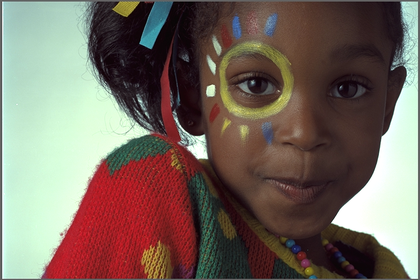
%> input picture excersiecs/Mohammad-t-t/13/girl.png, 420 x 280 px, shrunk from 768 x 512 before the run
$ octave e23.m   (GNU Octave 9; MATLAB toolbox functions it lacks are replaced by stand-ins)
%> lines starting %> are read from the running program, lines starting %| are printed output that depends on the picture
### excersiecs/elias-nazeriye/23/e231.m
function [] = e231(image,e)
%CUSTHIST Summary of this function goes here
%   Detailed explanation goes here
if e == "r"
    imagec = image(:,:,1);
elseif e == "g"
    imagec = image(:,:,2);
elseif e == "b"
   imagec = image(:,:,3);
else
    disp("not enough arguments!");
end
imagesize = size(imagec);
hist = zeros(1, 256);
for i = 1 : imagesize(1, 1)
    for j = 1 : imagesize(1, 2)
        hist(1, imagec(i, j) + 1) = hist(1, imagec(i, j) + 1) +  1;
    end
end
plot(hist, '-d');
end

### excersiecs/elias-nazeriye/23/e23.m
close all;
clear all;
clc;

pic = imread("girl.png");
%> pic is the input picture: size 280x420x3 uint8; mean R, G, B 119.5, 105.9, 96
picRed=pic(:,:,1);
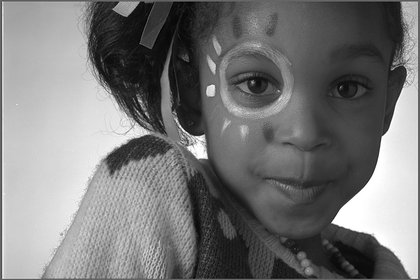
%> picRed: size 280x420 uint8; min 0, max 255, mean 119.5
picGreen=pic(:,:,2);
picBlue=pic(:,:,3);
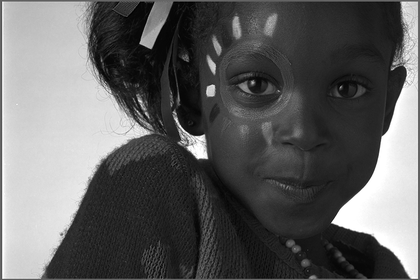
%> picBlue: size 280x420 uint8; min 0, max 255, mean 96
figure,imhist(picRed);
%> after `imhist(picRed)`:
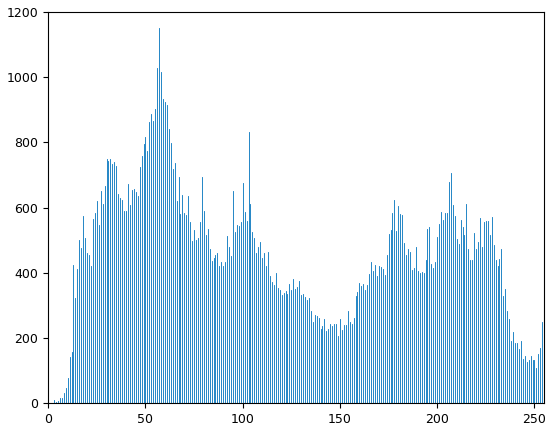
%> figure redrawn from the program's plot data; highest point at x = 57, y = 1150
figure,imhist(picGreen);
figure,imhist(picBlue);
%> after `imhist(picBlue)`:
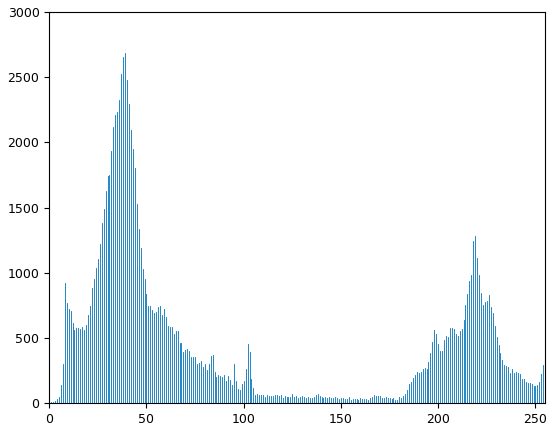
%> figure redrawn from the program's plot data; highest point at x = 39, y = 2688
figure,e231(pic,"r");
%> after the loop in e231, `for i = 1 : imagesize(1, 1)`: hist = 256 values, max 1244 at index 255, min 0 at index 2, mean 459.4
%> after `e231(pic,"r")`:
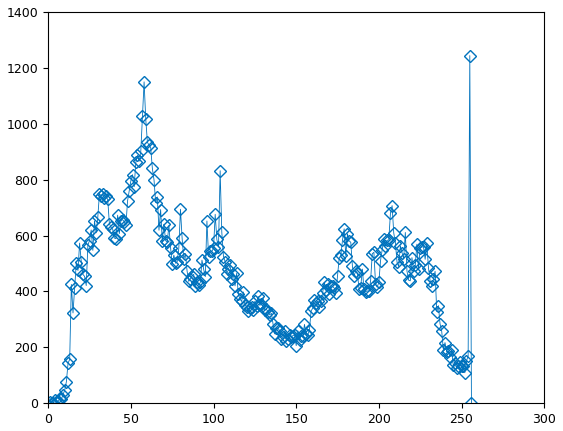
%> figure redrawn from the program's plot data; curve peaks at x = 255, y = 1244
figure,e231(pic,"g");
%> after `e231(pic,"g")`:
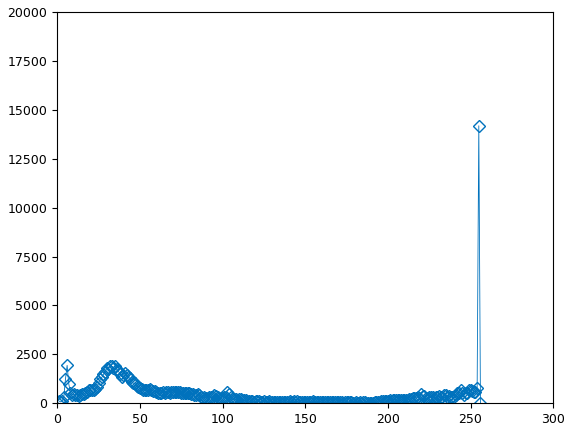
%> figure redrawn from the program's plot data; curve peaks at x = 255, y = 14182
figure,e231(pic,"b");
%> after `e231(pic,"b")`:
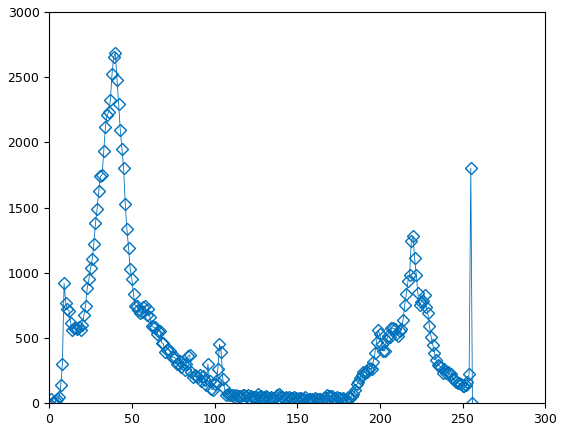
%> figure redrawn from the program's plot data; curve peaks at x = 40, y = 2688
